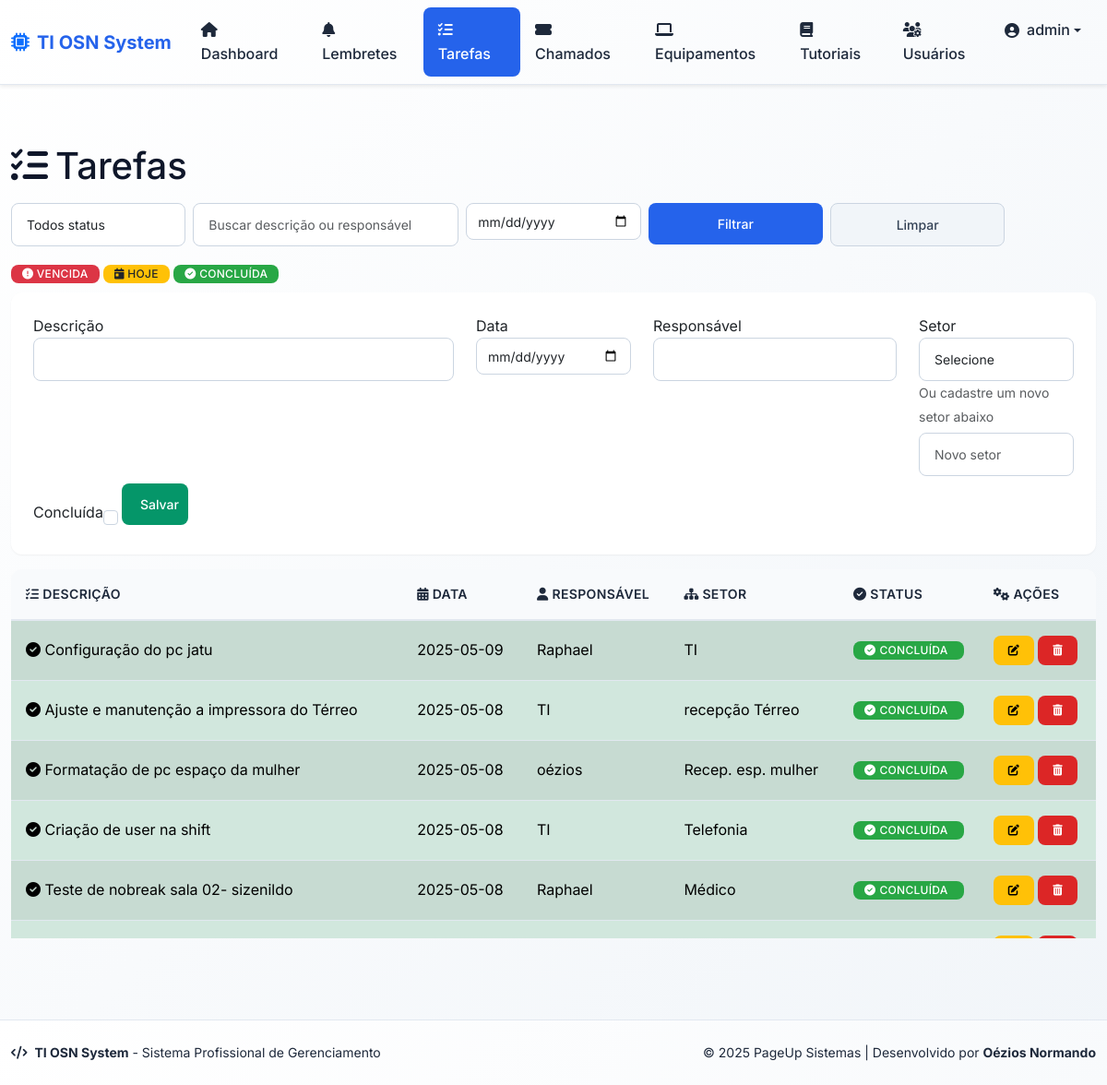
The page /tasks (signed in) on the database its author committed.
### app/models.py (models this page shows, shortened)
class User(db.Model):
    id = db.Column(db.Integer, primary_key=True)
    username = db.Column(db.String(64), unique=True, nullable=False)
    email = db.Column(db.String(120), unique=True, nullable=False)
    password_hash = db.Column(db.String(128), nullable=False)
    is_admin = db.Column(db.Boolean, default=False)
    is_ti = db.Column(db.Boolean, default=False)  # Indica se o usuário é da equipe de TI
    ativo = db.Column(db.Boolean, default=True)  # Para ativação/desativação
    sector_id = db.Column(db.Integer, db.ForeignKey('sector.id'), nullable=True)
    sector = db.relationship('Sector', backref='usuarios')
    reminders = db.relationship('Reminder', backref='usuario', lazy=True)
    tasks = db.relationship('Task', backref='usuario', lazy=True)
    reset_token = db.Column(db.String(100), nullable=True)
    reset_token_expiry = db.Column(db.DateTime, nullable=True)

class Task(db.Model):
    id = db.Column(db.Integer, primary_key=True)
    description = db.Column(db.String(200), nullable=False)
    date = db.Column(db.Date, default=datetime.utcnow)
    responsible = db.Column(db.String(100), nullable=False)
    completed = db.Column(db.Boolean, default=False)
    sector_id = db.Column(db.Integer, db.ForeignKey('sector.id'), nullable=True)
    user_id = db.Column(db.Integer, db.ForeignKey('user.id'), nullable=True)

class Sector(db.Model):
    id = db.Column(db.Integer, primary_key=True)
    name = db.Column(db.String(100), unique=True, nullable=False)
    reminders = db.relationship('Reminder', backref='sector', lazy=True)
    tasks = db.relationship('Task', backref='sector', lazy=True)

### app/routes.py (the view, shortened to what this page needs)
@bp.route('/tasks', methods=['GET', 'POST'])
@login_required
def tasks():
    from .models import Sector
    form = TaskForm()
    sectors = Sector.query.order_by(Sector.name).all()
    form.sector_id.choices = [(0, 'Selecione')] + [(s.id, s.name) for s in sectors]
    page = request.args.get('page', 1, type=int)
    per_page = 10
    status_filter = request.args.get('status', '')
    search = request.args.get('search', '').strip()
    date_filter = request.args.get('date', '')
    query = Task.query
    if status_filter == 'expired':
        query = query.filter(Task.completed == False, Task.date < date.today())
    elif status_filter == 'today':
        query = query.filter(Task.completed == False, Task.date == date.today())
    elif status_filter == 'done':
        query = query.filter(Task.completed == True)
    elif status_filter == 'pending':
        query = query.filter(Task.completed == False, Task.date >= date.today())
    if search:
        query = query.filter(Task.description.ilike(f'%{search}%') | Task.responsible.ilike(f'%{search}%'))
    if date_filter:
        try:
            filter_date = datetime.strptime(date_filter, '%Y-%m-%d').date()
            query = query.filter(Task.date == filter_date)
        except:
            pass
    if not session.get('is_admin'):
        query = query.filter_by(user_id=session.get('user_id'))
    pagination = query.order_by(Task.date.desc()).paginate(page=page, per_page=per_page, error_out=False)
    tasks = pagination.items
    for t in tasks:
        if t.completed:
            t.status = 'done'
        elif t.date < date.today():
            t.status = 'expired'
        elif t.date == date.today():
            t.status = 'today'
        else:
            t.status = 'pending'
    return render_template('tasks.html', tasks=tasks, form=form, edit_id=None, pagination=pagination, status_filter=status_filter, search=search, date_filter=date_filter, current_date=date.today())

### app/forms.py
class TaskForm(FlaskForm):
    description = StringField('Descrição', validators=[DataRequired()])
    date = DateField('Data', validators=[DataRequired()])
    responsible = StringField('Responsável', validators=[DataRequired()])
    completed = BooleanField('Concluída')
    sector_id = SelectField('Setor', coerce=int, choices=[], validators=[])
    new_sector = StringField('Novo setor')
    submit = SubmitField('Salvar')

### app/auth_utils.py (called while the page is built)
def login_required(f):
    @wraps(f)
    def decorated_function(*args, **kwargs):
        if 'user_id' not in session:
            return redirect(url_for('auth.login', need_login=True))
        from .models import User
        user = User.query.get(session['user_id'])
        if user and not user.ativo:
            session.clear()
            flash('Seu acesso foi desativado pelo administrador.', 'danger')
            return redirect(url_for('auth.login'))
        return f(*args, **kwargs)
    return decorated_function

### app/templates/tasks.html (shortened to what this page needs)
{% extends 'base.html' %}
{% block content %}
<h1 class="mt-2 mb-3" style="padding-top:0.5rem;"><i class="fas fa-tasks me-2"></i>Tarefas</h1>
<form class="row g-2 mb-3" method="get">
  <div class="col-md-2">
    <select name="status" class="form-select">
      <option value="">Todos status</option>
    </select>
  </div>
  <div class="col-md-3">
    <input type="text" name="search" class="form-control" placeholder="Buscar descrição ou responsável" value="{{ search }}">
  </div>
  <div class="col-md-2">
    <input type="date" name="date" class="form-control" value="{{ date_filter }}">
  </div>
  <div class="col-md-2">
    <button type="submit" class="btn btn-primary w-100">Filtrar</button>
  </div>
  <div class="col-md-2">
    <a href="{{ url_for('main.tasks') }}" class="btn btn-secondary w-100">Limpar</a>
  </div>
</form>
<div class="mb-2">
  <span class="badge bg-danger"><i class="fas fa-exclamation-circle"></i> Vencida</span>
  <span class="badge bg-warning text-dark"><i class="fas fa-calendar-day"></i> Hoje</span>
  <span class="badge bg-success"><i class="fas fa-check-circle"></i> Concluída</span>
</div>
<div class="card mb-3">
  <div class="card-body">
    <form method="POST">
      <div class="row">
        <div class="col-md-5 mb-2">
          {{ form.description.label }}{{ form.description(class_='form-control') }}
        </div>
        <div class="col-md-2 mb-2">
          {{ form.date.label }}{{ form.date(class_='form-control') }}
        </div>
        <div class="col-md-3 mb-2">
          {{ form.responsible.label }}{{ form.responsible(class_='form-control') }}
        </div>
        <div class="col-md-2 mb-2">
          {{ form.sector_id.label }}{{ form.sector_id(class_='form-select') }}
          <small class="text-muted">Ou cadastre um novo setor abaixo</small>
          {{ form.new_sector(class_='form-control mt-1', placeholder='Novo setor') }}
        </div>
        <div class="col-md-1 mb-2 d-flex align-items-end">
          {{ form.completed.label }}{{ form.completed(class_='form-check-input') }}
        </div>
        <div class="col-md-1 mb-2 d-flex align-items-end">
          {% if edit_id %}
            <button type="submit" class="btn btn-warning w-100 p-2">Atualizar</button>
          {% else %}
            {{ form.submit(class_='btn btn-success w-100') }}
          {% endif %}
        </div>
      </div>
    </form>
  </div>
</div>
<div class="table-responsive" style="max-height: 400px;">
<table class="table table-striped align-middle mb-0">
  <thead class="table-light">
    <tr>
      <th><i class="fas fa-tasks"></i> Descrição</th>
      <th><i class="fas fa-calendar-alt"></i> Data</th>
      <th><i class="fas fa-user"></i> Responsável</th>
      <th><i class="fas fa-sitemap"></i> Setor</th>
      <th><i class="fas fa-check-circle"></i> Status</th>
      <th><i class="fas fa-cogs"></i> Ações</th>
    </tr>
  </thead>
  <tbody>
    {% for task in tasks %}
    <tr class="
      {% if task.status == 'expired' %}table-danger{% elif task.status == 'today' %}table-warning{% elif task.status == 'done' %}table-success{% endif %}">
      <td>
        {% if task.status == 'expired' %}<span title="Vencida"><i class="fas fa-exclamation-circle"></i></span> {% elif task.status == 'today' %}<span title="Hoje"><i class="fas fa-calendar-day"></i></span> {% elif task.status == 'done' %}<span title="Concluída"><i class="fas fa-check-circle"></i></span> {% endif %}
        {{ task.description }}
      </td>
      <td>{{ task.date }}</td>
      <td>{{ task.responsible }}</td>
      <td>{{ task.sector.name if task.sector else '' }}</td>
      <td class="text-center">
        {% if task.completed %}
          <span class="badge bg-success d-flex align-items-center gap-1"><i class="fas fa-check-circle"></i> Concluída</span>
        {% elif task.date < current_date %}
          <span class="badge bg-danger d-flex align-items-center gap-1"><i class="fas fa-exclamation-circle"></i> Vencida</span>
        {% elif task.date == current_date %}
          <span class="badge bg-warning text-dark d-flex align-items-center gap-1"><i class="fas fa-calendar-day"></i> Hoje</span>
        {% else %}
          <span class="badge bg-secondary d-flex align-items-center gap-1"><i class="fas fa-clock"></i> Futura</span>
        {% endif %}
      </td>
      <td class="text-nowrap">
        <a href="{{ url_for('main.edit_task', id=task.id) }}" class="btn btn-sm btn-warning" title="Editar"><i class="fas fa-edit"></i></a>
        <form method="POST" action="{{ url_for('main.delete_task', id=task.id) }}" style="display:inline;">
          <button type="submit" class="btn btn-sm btn-danger" onclick="return confirm('Excluir esta tarefa?');" title="Excluir"><i class="fas fa-trash-alt"></i></button>
        </form>
      </td>
    </tr>
    {% else %}
    <tr><td colspan="6">Nenhuma tarefa encontrada.</td></tr>
    {% endfor %}
  </tbody>
</table>
</div>
</div>
{% endblock %}

### app/templates/base.html (shortened to what this page needs)
<!DOCTYPE html>
<html lang="pt-BR" data-theme="light">
<head>
    <link href="https://cdn.jsdelivr.net/npm/bootstrap@5.3.2/dist/css/bootstrap.min.css" rel="stylesheet">
    <link rel="stylesheet" href="https://cdnjs.cloudflare.com/ajax/libs/font-awesome/6.4.0/css/all.min.css">
    <link rel="stylesheet" href="{{ url_for('static', filename='style.css') }}">
</head>
<body class="d-flex flex-column min-vh-100">
{% if session.get('user_id') %}
<nav class="navbar navbar-expand-lg shadow-sm mb-4">
  <div class="container-fluid">
    <a class="navbar-brand d-flex align-items-center" href="{{ url_for('main.index') }}">
      <i class="fas fa-microchip me-2 text-primary"></i>
      <span class="fw-bold">TI OSN System</span>
    </a>
    <div class="collapse navbar-collapse" id="navbarNav">
      <ul class="navbar-nav me-auto">
        <li class="nav-item">
          <a class="nav-link {% if request.endpoint == 'main.index' %}active{% endif %}" href="{{ url_for('main.index') }}">
            <i class="fas fa-home me-1"></i> Dashboard
          </a>
        </li>
        <li class="nav-item">
          <a class="nav-link {% if request.endpoint == 'main.reminders' %}active{% endif %}" href="{{ url_for('main.reminders') }}">
            <i class="fas fa-bell me-1"></i> Lembretes
          </a>
        </li>
        <li class="nav-item">
          <a class="nav-link {% if request.endpoint == 'main.tasks' %}active{% endif %}" href="{{ url_for('main.tasks') }}">
            <i class="fas fa-tasks me-1"></i> Tarefas
          </a>
        </li>
        <li class="nav-item">
          <a class="nav-link {% if request.endpoint == 'main.listar_chamados' %}active{% endif %}" href="{{ url_for('main.listar_chamados') }}">
            <i class="fas fa-ticket-alt me-1"></i> Chamados
          </a>
        </li>
        <li class="nav-item">
          <a class="nav-link {% if request.endpoint == 'main.list_equipment' %}active{% endif %}" href="{{ url_for('main.list_equipment') }}">
            <i class="fas fa-laptop me-1"></i> Equipamentos
          </a>
        </li>
        <li class="nav-item">
          <a class="nav-link {% if request.endpoint == 'main.listar_tutoriais' %}active{% endif %}" href="{{ url_for('main.listar_tutoriais') }}">
            <i class="fas fa-book me-1"></i> Tutoriais
          </a>
        </li>
      </ul>
      <ul class="navbar-nav">
        {% if session.get('is_admin') %}
        <li class="nav-item">
          <a class="nav-link {% if request.endpoint == 'main.users_admin' %}active{% endif %}" href="{{ url_for('main.users_admin') }}">
            <i class="fas fa-users-cog me-1"></i> Usuários
          </a>
        </li>
        {% endif %}
        <li class="nav-item dropdown">
          <a class="nav-link dropdown-toggle d-flex align-items-center" href="#" role="button" data-bs-toggle="dropdown">
            <i class="fas fa-user-circle me-2"></i>
            <span class="d-none d-md-inline">{{ session['username'] }}</span>
          </a>
        </li>
      </ul>
    </div>
  </div>
</nav>
{% endif %}
<main class="main-content flex-grow-1">
  <div class="container-fluid py-4">
    {% block content %}{% endblock %}
</main>
<footer class="footer mt-auto">
  <div class="container-fluid">
    <div class="row align-items-center">
      <div class="col-md-6">
        <p class="mb-0">
          <i class="fas fa-code me-1"></i>
          <strong>TI OSN System</strong> - Sistema Profissional de Gerenciamento
        </p>
      </div>
      <div class="col-md-6 text-md-end">
        <p class="mb-0">
          &copy; 2025 PageUp Sistemas |
          Desenvolvido por <strong>Oézios Normando</strong>
        </p>
      </div>
    </div>
  </div>
</footer>
</body>
</html>

### rows shown on the page
User: username "admin"
Task: description "Configuração do pc jatu", date "2025-05-09", responsible "Raphael", sector "TI", completed True (drawn)
Task: description "Ajuste e manutenção a impressora do Térreo", date "2025-05-08", responsible "TI", sector "recepção Térreo", completed True (drawn)
Task: description "Formatação de pc espaço da mulher", date "2025-05-08", responsible "oézios", sector "Recep. esp. mulher", completed True (drawn)
Task: description "Criação de user na shift", date "2025-05-08", responsible "TI", sector "Telefonia", completed True (drawn)
Task: description "Teste de nobreak sala 02- sizenildo", date "2025-05-08", responsible "Raphael", sector "Médico", completed True (drawn)
